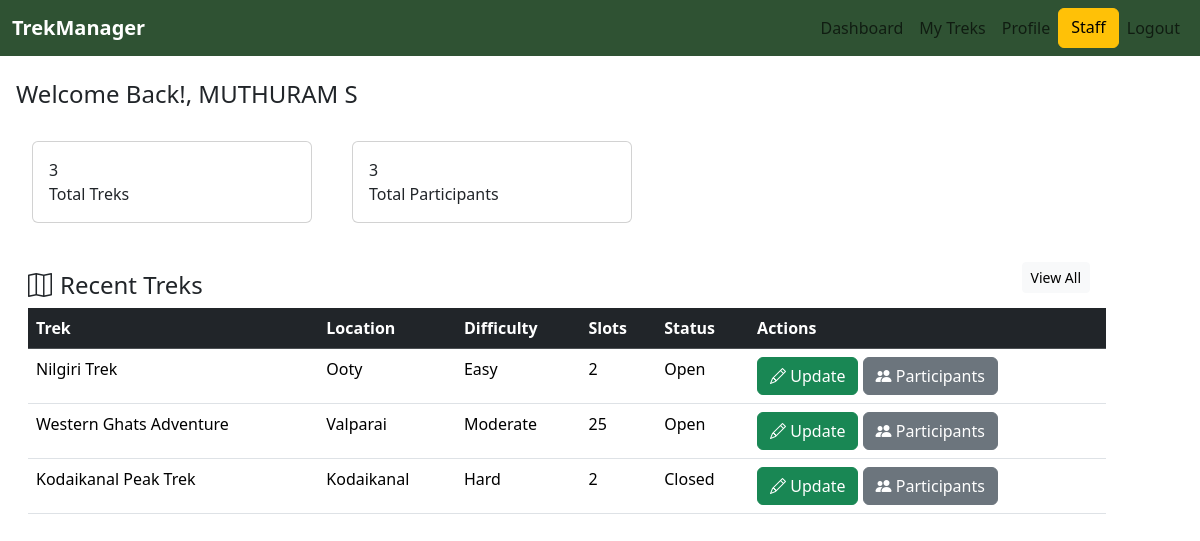
The page /staff/dashboard (signed in) on the database its author committed.
### models.py (models this page shows)
class User(db.Model):
    Id=db.Column(db.Integer,primary_key=True)
    Username=db.Column(db.String(100),unique=False,nullable=False)
    Contact=db.Column(db.Integer)
    Email=db.Column(db.String(100),unique=True,nullable=False)
    Password=db.Column(db.String(100),unique=False,nullable=False)
    Role=db.Column(db.String(100),nullable=False)
    Status=db.Column(db.String(100),nullable=False)
    bookings=db.relationship('Book',backref='user')

class Trek(db.Model):
    Trek_Id=db.Column(db.Integer,primary_key=True,nullable=False)
    Trek_Name=db.Column(db.String(100),nullable=False)
    Location=db.Column(db.String(100),nullable=False)
    Duration=db.Column(db.Integer,nullable=False)
    Difficulty=db.Column(db.String(100),nullable=False)
    Price=db.Column(db.Integer,nullable=False)
    Total_Slots=db.Column(db.Integer,nullable=False)
    Staff_Id=db.Column(db.Integer,db.ForeignKey('user.Id'),nullable=True)
    Status=db.Column(db.String(100),nullable=False)
    Start_Date=db.Column(db.Date,nullable=False)
    End_Date=db.Column(db.Date,nullable=False)
    Description=db.Column(db.Text,nullable=True)
    bookings=db.relationship('Book',backref='trek')
    Available_Slots=db.Column(db.Integer,nullable=False)
    staff = db.relationship('User', foreign_keys=[Staff_Id])

### routes.py (the view)
@app.route("/staff/dashboard")
def staff_dashboard():
    if "user_id" not in session:
        flash("Please login first.", "danger")
        return redirect(url_for("login"))
    if session["role"] != "Staff":
        flash("Access denied.", "danger")
        return redirect(url_for("login"))
    user_name=User.query.filter_by(Id=session['user_id']).first().Username
    staff_id=session["user_id"]
    treks_count = Trek.query.filter_by(Staff_Id=staff_id).all()
    count_trek=Book.query.join(Trek).filter(Book.Status == "Booked",Trek.Staff_Id == session["user_id"]).count()
    trek=Trek.query.filter_by(Staff_Id=staff_id).all()
    return render_template("staff_dashboard.html", trek=trek,user_name=user_name,count_trek=count_trek,treks_count=len(treks_count))

### templates/staff_dashboard.html (shortened to what this page needs)
<!DOCTYPE html>
<html lang="en">
<head>
    <link href="https://cdn.jsdelivr.net/npm/bootstrap@5.3.7/dist/css/bootstrap.min.css" rel="stylesheet">
    <link rel="stylesheet" href="https://cdn.jsdelivr.net/npm/bootstrap-icons@1.11.3/font/bootstrap-icons.min.css">
</head>
<body>
    <div>
    <nav class="navbar navbar-expand-lg " style="background-color: #2F5233;">
    <div class="container-fluid">
            <a class="navbar-brand fw-bold text-white" href="{{ url_for('staff_dashboard') }}">TrekManager</a>
        <div class="collapse navbar-collapse" id="navbarNavAltMarkup">
        <div class="navbar-nav ms-auto">
                <a class="nav-link " href="{{url_for('staff_dashboard')}}">Dashboard</a>
                <a class="nav-link" href="{{url_for('my_trek')}}">My Treks</a>
                <a class="nav-link" href="{{url_for('staff_profile')}}">Profile</a>
                <a class="btn btn-warning " >Staff</a>
                <a class="nav-link" href="{{ url_for('logout') }}">Logout</a>
        </div>
        </div>
    </div>
    </nav>
        </div>
        <h4 class="mt-4 ms-3">Welcome Back!, {{user_name}}</h4>
        <div class="row g-3 mb-4 ms-4 mt-3">
    <div class="col-sm-6 col-lg-3 me-4">
        <div class="card stat-card p-3">
            <div class="stat-number">{{count_trek}}</div>
            <div class="stat-label">Total Treks</div>
        </div>
    </div>
    <div class="col-sm-6 col-lg-3">
        <div class="card stat-card p-3">
            <div class="stat-number">{{ treks_count }}</div>
            <div class="stat-label">Total Participants</div>
        </div>
    </div>
</div>
        <div class="container-fluid mt-4">
            <div class="justify-content-center">
                <div class="col-11">
                    <div class="card-header d-flex justify-content-between align-items-center">
            <span class="ms-3 mt-4"><h4><i class="bi bi-map me-2"></i>Recent Treks</h4></span>
            <a href="{{url_for('my_trek')}}" class="btn btn-light btn-sm">View All</a>
        </div>
                    <table class="table table-hover mb-0 ms-3">
                <thead class="table-dark"><tr><th>Trek</th><th>Location</th><th>Difficulty</th><th>Slots</th><th>Status</th><th>Actions</th></tr></thead>
                <tbody>
                    {% for t in trek %}
                    <tr>
                        <td>{{ t.Trek_Name }}</td>
                        <td>{{t.Location}}</td>
                        <td>{{t.Difficulty}}</td>
                        <td>{{t.Available_Slots}}</td>
                        <td>{{t.Status}}</td>
                        <td>
                            <div>
                                <a href="{{url_for('update_trek',trek_id=t.Trek_Id)}}" class="btn btn-success"><i class="bi bi-pencil"></i> Update</a>
                                <a href="{{url_for('participants',trek_id=t.Trek_Id)}}" class="btn btn-secondary"><i class="bi bi-people-fill"></i> Participants</a>
                            </div>
                        </td>
                    </tr>
                    {%else%}
                <tr>
                    <td colspan="6">
                        <p div class="text-center">No Participants Registered</p>
                    </td>
                </tr>
                    {% endfor  %}
      </tbody>
        </table>
                </div>
            </div>
        </div>
</body>
</html>

### rows shown on the page
User: Username "MUTHURAM S"
Trek: Trek_Name "Nilgiri Trek", Location "Ooty", Difficulty "Easy", Available_Slots "2", Status "Open"
Trek: Trek_Name "Western Ghats Adventure", Location "Valparai", Difficulty "Moderate", Available_Slots "25", Status "Open"
Trek: Trek_Name "Kodaikanal Peak Trek", Location "Kodaikanal", Difficulty "Hard", Available_Slots "2", Status "Closed"

### other values the page prints
{{ count_trek }} "3"
{{ treks_count }} "3"
